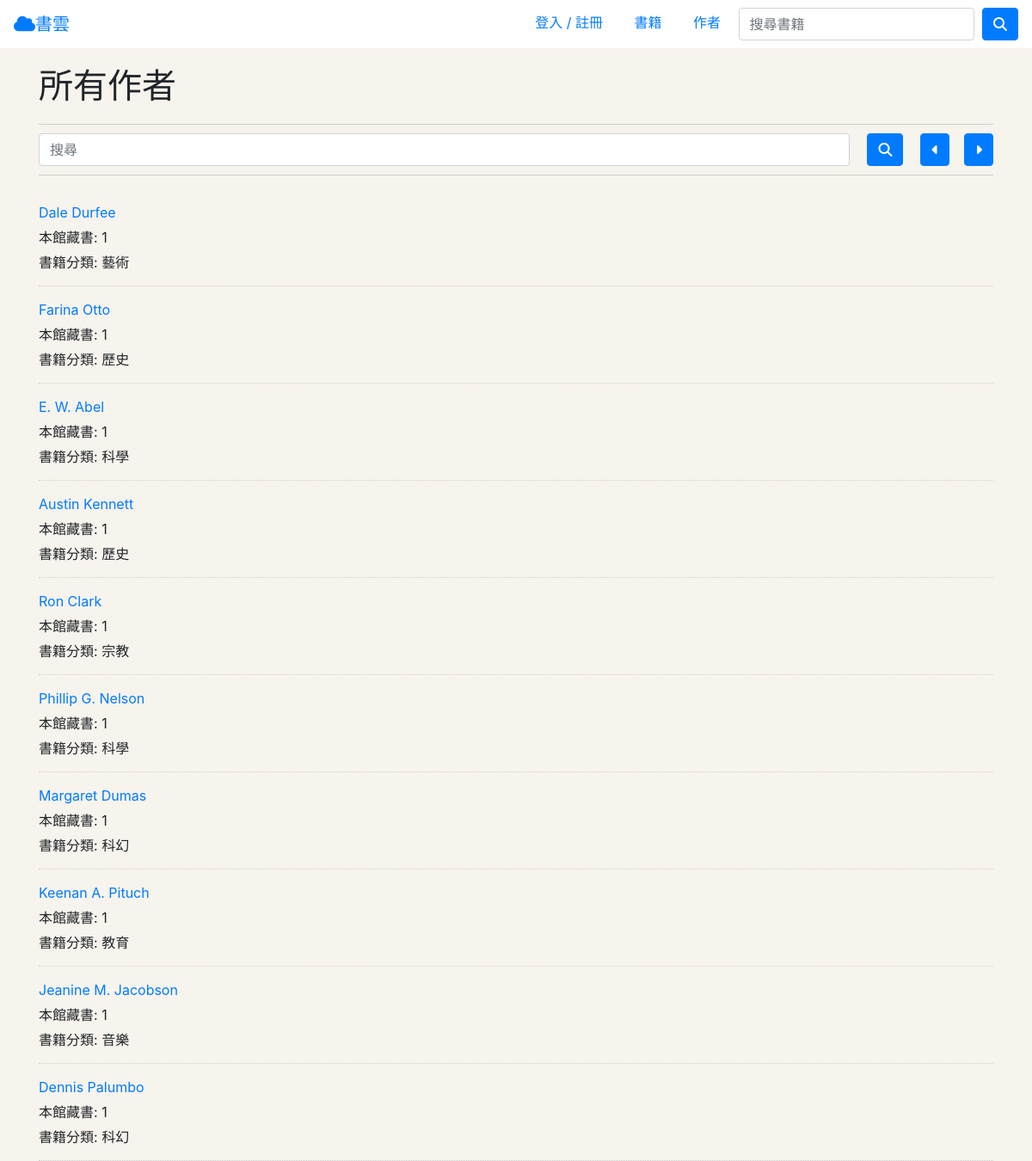
Page /authors/3 on the committed database.
### catalog/models.py (models this page shows, shortened)
class Author(models.Model):
    name = models.CharField(max_length=100)
    date_of_birth = models.DateTimeField(null=True, blank=True)
    date_of_death = models.DateTimeField(null=True, blank=True)

### catalog/views.py (the view)
# urls.py: path('authors/<int:page>', views.authors, name='authors'),
def authors(request, page):
    author_objects = Author.objects.all()
    num_of_author_each_page = 10
    prevPage, nextPage, selected_author_objects = get_page_selected_items(page=page,
                                                                          num_of_item_each_page=num_of_author_each_page,
                                                                          items=author_objects)
    author_dict_list = []
    for author_object in selected_author_objects:
        author_dict = {}
        author_dict['name'] = author_object.name
        author_books = Book.objects.filter(author__name=author_object.name)
        author_genres = list(
            set(map(lambda book: genres_dict[book.genre.all()[0].name], author_books)))
        author_dict['book_count'] = author_books.count()
        author_dict['fields'] = '、'.join(author_genres)
        author_dict_list.append(author_dict)
    return render(request, 'authors.html', context={
        "author_dict_list": author_dict_list,
        "prevPage": prevPage,
        "nextPage": nextPage
    })

### catalog/utils.py (called while the page is built)
def get_page_selected_items(page, num_of_item_each_page, items):
    if page == 1:
        prevPage = page
    else:
        prevPage = page - 1
    if len(items) % num_of_item_each_page == 0:
        max = len(items) // num_of_item_each_page
    else:
        max = len(items) // num_of_item_each_page + 1
    if page == max:
        nextPage = page
    else:
        nextPage = page + 1
    start_i = (page - 1) * num_of_item_each_page
    end_i = (page) * num_of_item_each_page
    return [prevPage, nextPage, items[start_i:end_i]]

### catalog/templates/authors.html
{% extends "base.html" %}
{% load static %}
{% block css %}
<link rel="stylesheet" href="{% static 'css/authors.css' %}"/>{% endblock %}
{% block content%}
<div class="container">
    <h1>所有作者</h1>
    <form class="authors-search-box">
        <input
                class="form-control"
                placeholder="搜尋"
                aria-label="Search"
        />
        <button class="btn btn-primary" id="search-author-btn" type="submit">
            <i class="fas fa-search"></i>
        </button>
        <div id="pages">
            <a href="{% url 'authors' page=prevPage%}" id="selector-left" class="btn btn-primary">
                <i class="fas fa-caret-left"></i>
            </a>
            <a href="{% url 'authors' page=nextPage%}" id="selector-right" class="btn btn-primary">
                <i class="fas fa-caret-right"></i>
            </a>
        </div>
    </form>
    {% for author_dict in author_dict_list%}
    <div class="author-box">
        <p><a href="{% url 'author' author_name=author_dict.name page=1%}">{{author_dict.name}}</a></p>
        <p>本館藏書: <span>{{author_dict.book_count}}</span></p>
        <p>書籍分類: <span>{{author_dict.fields}}</span></p>
    </div>
    {% endfor %}
</div>
{% endblock %}

### catalog/static/css/base.css (style rules this page uses)
body { margin: 0; padding: 0; background-color: #f7f3ed !important; }

### catalog/static/css/authors.css (style rules this page uses)
h1 { margin: 20px 0px!important; }
.authors-search-box { display: flex; padding: 10px 0; border-top: 1px solid rgba(190, 187, 187, 0.664); border-bottom: 1px solid rgba(190, 187, 187, 0.664); }
#pages { width: 100px; justify-content: space-between; display: flex; }
#pages a { display: flex; justify-content: center; align-items:center }
#search-author-btn { margin: 0 20px; }
.author-box { padding: 10px 0; border-bottom: 1px dotted rgba(190, 187, 187, 0.664); }
.author-box p { margin: 5px 0px; }

### rows in the picture
Author: name "Dale Durfee"
Author: name "Farina Otto"
Author: name "E. W. Abel"
Author: name "Austin Kennett"
Author: name "Ron Clark"
Author: name "Phillip G. Nelson"
Author: name "Margaret Dumas"
Author: name "Keenan A. Pituch"
Author: name "Jeanine M. Jacobson"
Author: name "Dennis Palumbo"

### other values in the picture
{{ author_dict.book_count }} "1" "1" "1" "1" "1" "1" "1" "1" "1" "1"
{{ author_dict.fields }} "藝術" "歷史" "科學" "歷史" "宗教" "科學" "科幻" "教育" "音樂" "科幻"
